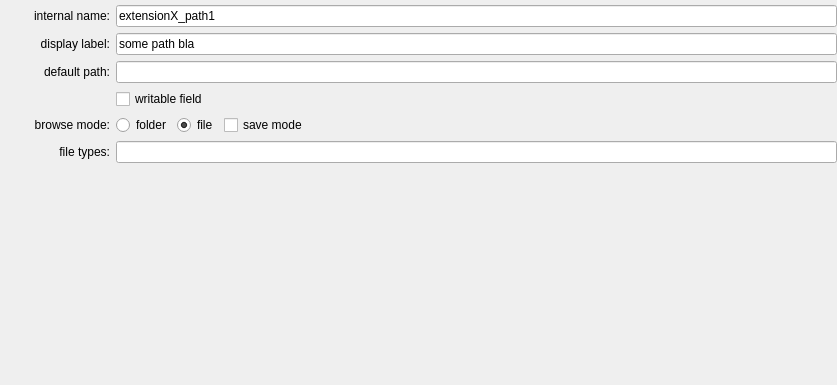
<?xml version="1.0" encoding="UTF-8"?>
<ui version="4.0">
 <class>edit</class>
 <widget class="QWidget" name="edit">
  <property name="geometry">
   <rect>
    <x>0</x>
    <y>0</y>
    <width>837</width>
    <height>385</height>
   </rect>
  </property>
  <property name="windowTitle">
   <string>Form</string>
  </property>
  <layout class="QFormLayout" name="editLayout">
   <property name="fieldGrowthPolicy">
    <enum>QFormLayout::AllNonFixedFieldsGrow</enum>
   </property>
   <property name="labelAlignment">
    <set>Qt::AlignRight|Qt::AlignTrailing|Qt::AlignVCenter</set>
   </property>
   <property name="leftMargin">
    <number>10</number>
   </property>
   <property name="topMargin">
    <number>5</number>
   </property>
   <property name="rightMargin">
    <number>0</number>
   </property>
   <property name="bottomMargin">
    <number>5</number>
   </property>
   <item row="0" column="0">
    <widget class="QLabel" name="internalNameLabel">
     <property name="minimumSize">
      <size>
       <width>100</width>
       <height>0</height>
      </size>
     </property>
     <property name="text">
      <string>internal name:</string>
     </property>
     <property name="alignment">
      <set>Qt::AlignRight|Qt::AlignTrailing|Qt::AlignVCenter</set>
     </property>
    </widget>
   </item>
   <item row="0" column="1">
    <widget class="QLineEdit" name="cfg_name">
     <property name="text">
      <string>extensionX_path1</string>
     </property>
    </widget>
   </item>
   <item row="1" column="0">
    <widget class="QLabel" name="displayLabelLabel">
     <property name="minimumSize">
      <size>
       <width>100</width>
       <height>0</height>
      </size>
     </property>
     <property name="text">
      <string>display label:</string>
     </property>
     <property name="alignment">
      <set>Qt::AlignRight|Qt::AlignTrailing|Qt::AlignVCenter</set>
     </property>
    </widget>
   </item>
   <item row="1" column="1">
    <widget class="QLineEdit" name="cfg_label">
     <property name="text">
      <string>some path bla</string>
     </property>
    </widget>
   </item>
   <item row="2" column="1">
    <widget class="PathField" name="cfg_value">
     <property name="text">
      <string/>
     </property>
    </widget>
   </item>
   <item row="2" column="0">
    <widget class="QLabel" name="defaultPathLabel">
     <property name="minimumSize">
      <size>
       <width>100</width>
       <height>0</height>
      </size>
     </property>
     <property name="text">
      <string>default path:</string>
     </property>
     <property name="alignment">
      <set>Qt::AlignRight|Qt::AlignTrailing|Qt::AlignVCenter</set>
     </property>
    </widget>
   </item>
   <item row="3" column="1">
    <widget class="QCheckBox" name="cfg_writable">
     <property name="text">
      <string>writable field</string>
     </property>
    </widget>
   </item>
   <item row="4" column="1">
    <layout class="QHBoxLayout" name="horizontalLayout_2" stretch="0,0,1">
     <property name="topMargin">
      <number>0</number>
     </property>
     <item>
      <widget class="QRadioButton" name="cfg_path_type_0">
       <property name="text">
        <string>folder</string>
       </property>
      </widget>
     </item>
     <item>
      <widget class="QRadioButton" name="cfg_path_type_1">
       <property name="text">
        <string>file</string>
       </property>
       <property name="checked">
        <bool>true</bool>
       </property>
      </widget>
     </item>
     <item>
      <widget class="QCheckBox" name="cfg_save_mode">
       <property name="text">
        <string>save mode</string>
       </property>
      </widget>
     </item>
    </layout>
   </item>
   <item row="4" column="0">
    <widget class="QLabel" name="label_3">
     <property name="minimumSize">
      <size>
       <width>100</width>
       <height>0</height>
      </size>
     </property>
     <property name="text">
      <string>browse mode:</string>
     </property>
     <property name="alignment">
      <set>Qt::AlignRight|Qt::AlignTrailing|Qt::AlignVCenter</set>
     </property>
    </widget>
   </item>
   <item row="5" column="0">
    <widget class="QLabel" name="label_4">
     <property name="enabled">
      <bool>true</bool>
     </property>
     <property name="minimumSize">
      <size>
       <width>100</width>
       <height>0</height>
      </size>
     </property>
     <property name="text">
      <string>file types:</string>
     </property>
     <property name="alignment">
      <set>Qt::AlignRight|Qt::AlignTrailing|Qt::AlignVCenter</set>
     </property>
    </widget>
   </item>
   <item row="5" column="1">
    <widget class="QLineEdit" name="cfg_file_types">
     <property name="text">
      <string/>
     </property>
    </widget>
   </item>
  </layout>
 </widget>
 <customwidgets>
  <customwidget>
   <class>PathField</class>
   <extends>QLineEdit</extends>
   <header>a2ctrl.path_field</header>
  </customwidget>
 </customwidgets>
 <resources/>
 <connections/>
</ui>
